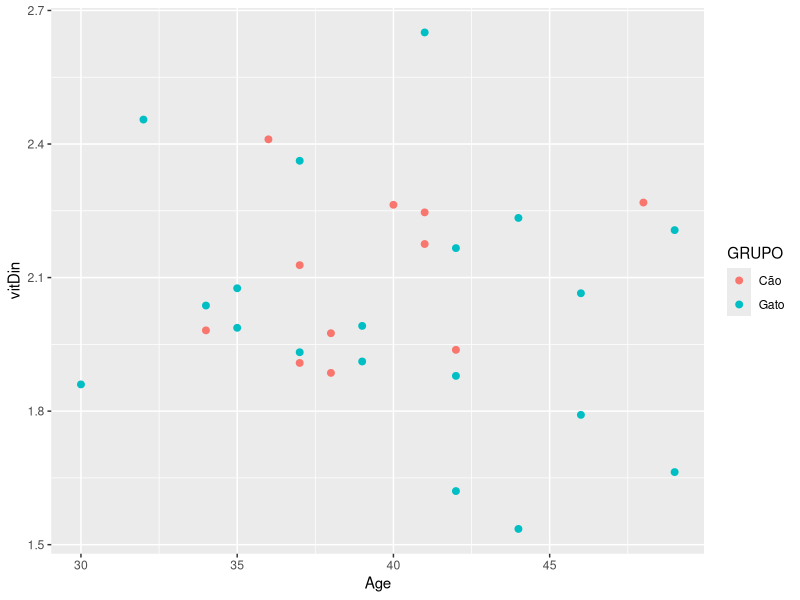
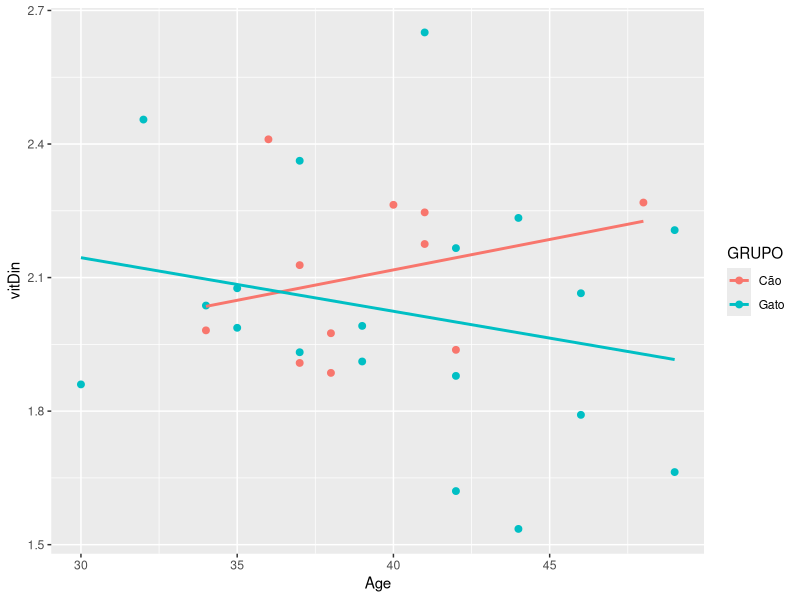
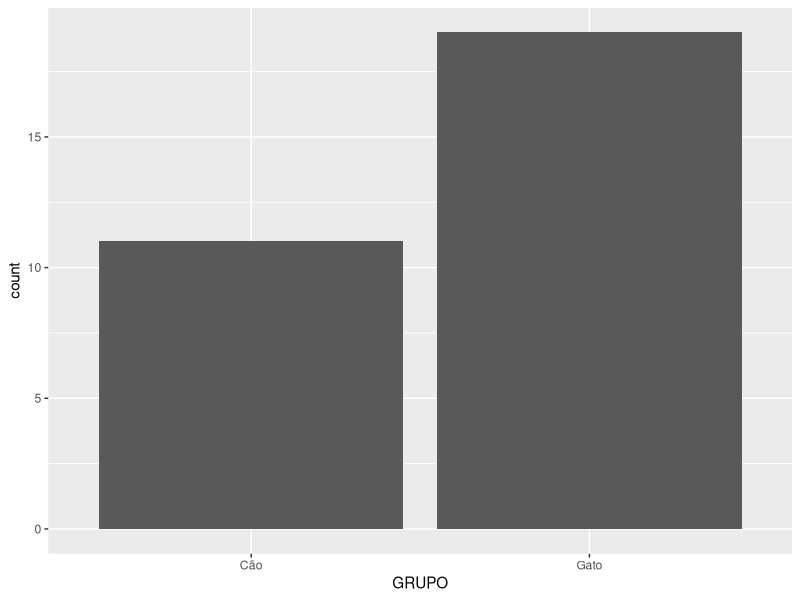
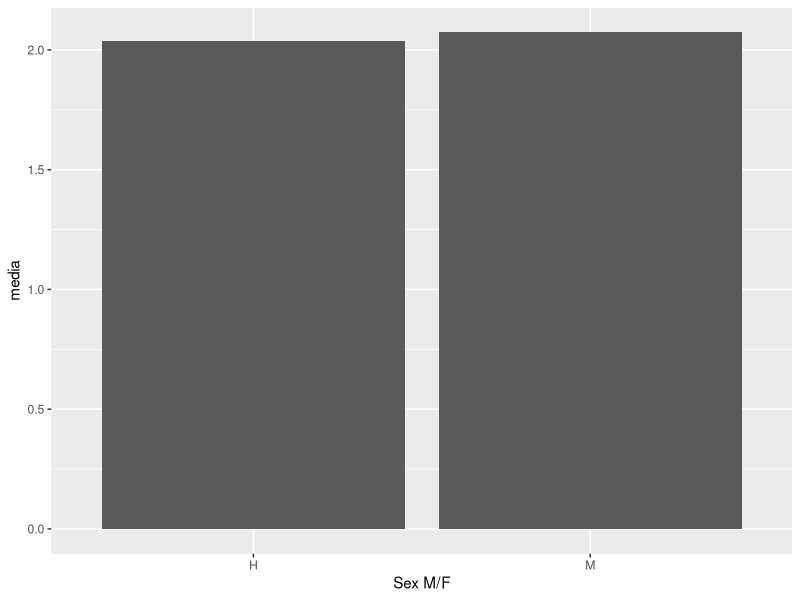
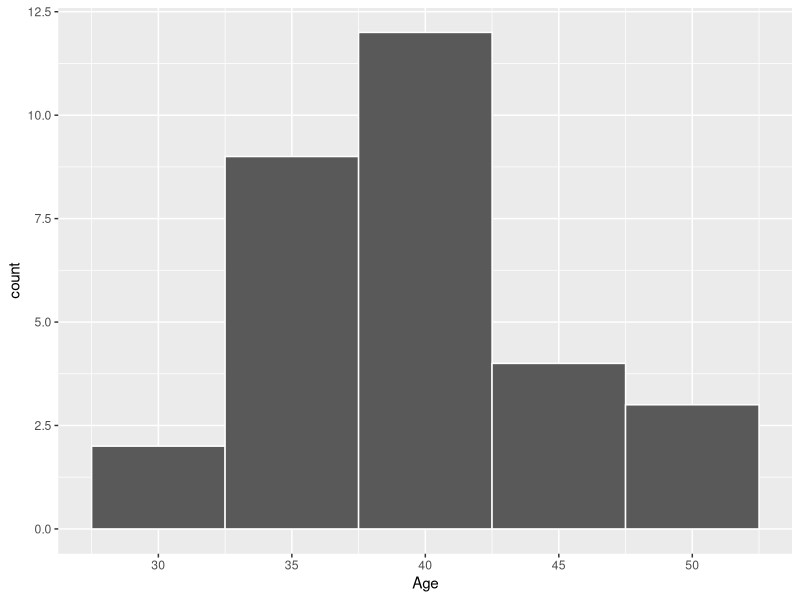
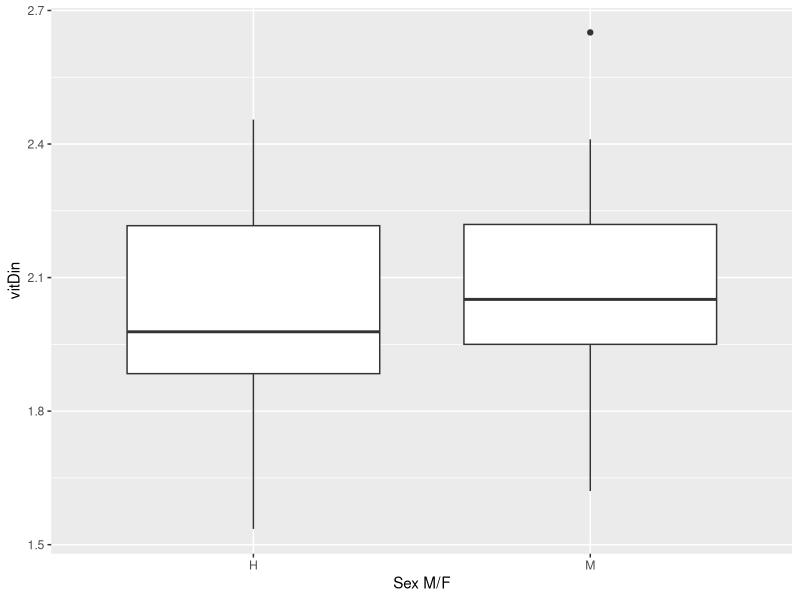

Source code (R) for these figures, in order:
## ---- chunk 1
options(htmltools.dir.version = FALSE, max.print = 30, digits = 4)
knitr::opts_chunk$set(fig.align = "center", fig.width = 10, fig.height = 6)
library(tidyverse)
set.seed(123)
simbioticos <- tibble(
  Age = round(rnorm(30, 40, 5)), 
  vitDin = rnorm(30, 2, 0.3), 
  GRUPO = sample(c("Cão", "Gato"), 30, TRUE),
  `Sex M/F` = sample(c("H", "M"), 30, TRUE)
)

## ---- chunk 2
ggplot(simbioticos, aes(Age, vitDin, col = GRUPO)) +
  geom_point(size = 2)
## ---- chunk 3
ggplot(simbioticos, aes(Age, vitDin, col = GRUPO)) +
  geom_point(size = 2) + 
  geom_smooth(method = "lm", se = FALSE)  
## ---- chunk 4
ggplot(simbioticos, aes(GRUPO)) +
  geom_bar()
## ---- chunk 5
dado_gg <- simbioticos %>% group_by(`Sex M/F`) %>% 
  summarise(media = mean(vitDin, na.rm = TRUE))
ggplot(dado_gg, aes(`Sex M/F`, media)) +
  geom_col()
## ---- chunk 6
ggplot(simbioticos, aes(Age)) +
  geom_histogram(binwidth = 5, col = "white")
## ---- chunk 7
ggplot(simbioticos, aes(`Sex M/F`, vitDin)) +
  geom_boxplot()
